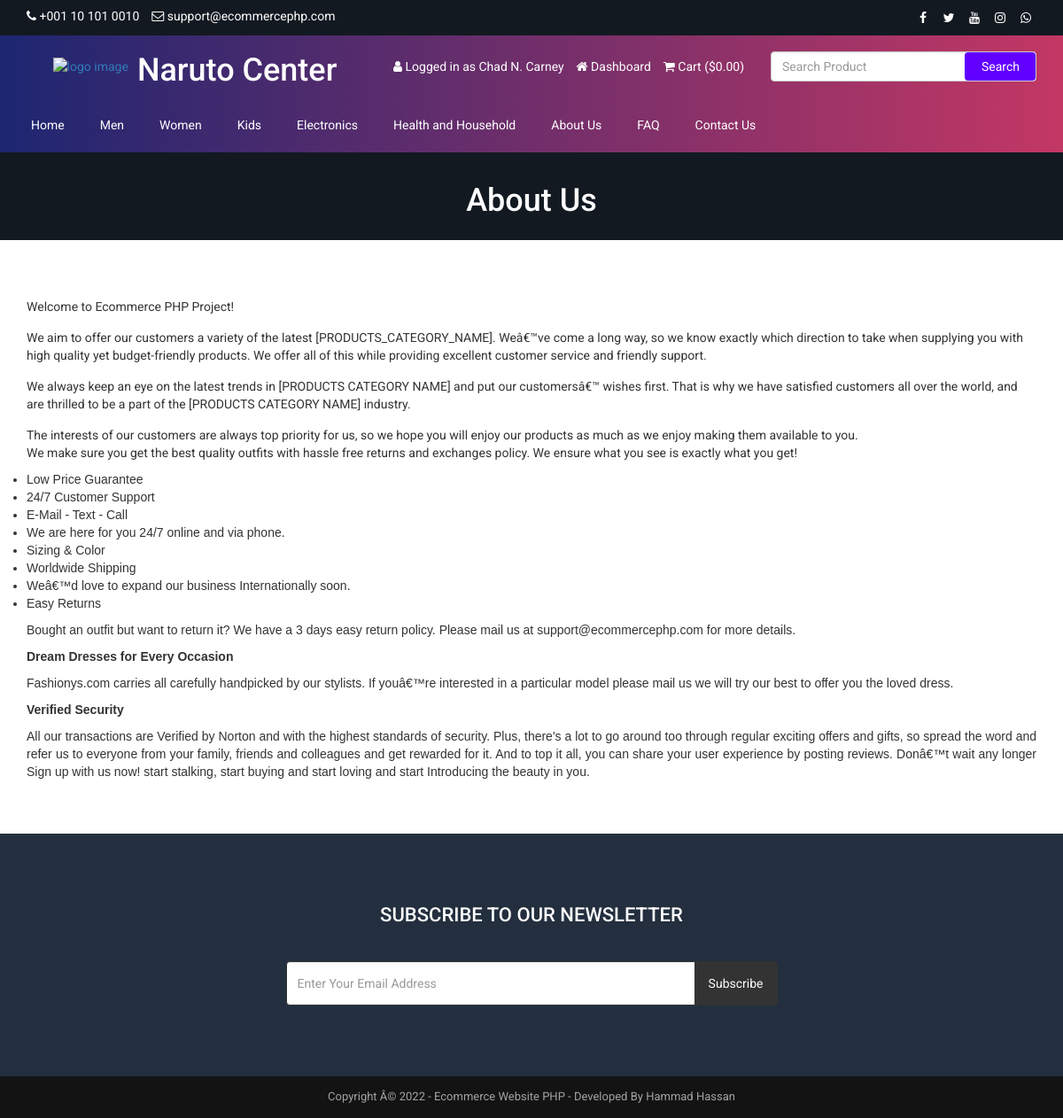
The app's page /about.php (signed in) with its own data.
### tables this page shows
CREATE TABLE `tbl_settings` (
  `id` int(11) NOT NULL,
  `logo` text(255) NOT NULL,
  `favicon` text(255) NOT NULL,
  `footer_about` text NOT NULL,
  `footer_copyright` text NOT NULL,
  `contact_address` text NOT NULL,
  `contact_email` text(255) NOT NULL,
  `contact_phone` text(255) NOT NULL,
  `contact_fax` text(255) NOT NULL,
  `contact_map_iframe` text NOT NULL,
  `receive_email` text(255) NOT NULL,
  `receive_email_subject` text(255) NOT NULL,
  `receive_email_thank_you_message` text NOT NULL,
  `forget_password_message` text NOT NULL,
  `total_recent_post_footer` int(10) NOT NULL,
  `total_popular_post_footer` int(10) NOT NULL,
  `total_recent_post_sidebar` int(11) NOT NULL,
  `total_popular_post_sidebar` int(11) NOT NULL,
  `total_featured_product_home` int(11) NOT NULL,
  `total_latest_product_home` int(11) NOT NULL,
  `total_popular_product_home` int(11) NOT NULL,
  `meta_title_home` text NOT NULL,
  `meta_keyword_home` text NOT NULL,
  `meta_description_home` text NOT NULL,
  `banner_login` text(255) NOT NULL,
  `banner_registration` text(255) NOT NULL,
  `banner_forget_password` text(255) NOT NULL,
  `banner_reset_password` text(255) NOT NULL,
  `banner_search` text(255) NOT NULL,
  `banner_cart` text(255) NOT NULL,
  `banner_checkout` text(255) NOT NULL,
  `banner_product_category` text(255) NOT NULL,
  `banner_blog` text(255) NOT NULL,
  `cta_title` text(255) NOT NULL,
  `cta_content` text NOT NULL,
  `cta_read_more_text` text(255) NOT NULL,
  `cta_read_more_url` text(255) NOT NULL,
  `cta_photo` text(255) NOT NULL,
  `featured_product_title` text(255) NOT NULL,
  `featured_product_subtitle` text(255) NOT NULL,
  `latest_product_title` text(255) NOT NULL,
  `latest_product_subtitle` text(255) NOT NULL,
  `popular_product_title` text(255) NOT NULL,
  `popular_product_subtitle` text(255) NOT NULL,
  `testimonial_title` text(255) NOT NULL,
  `testimonial_subtitle` text(255) NOT NULL,
  `testimonial_photo` text(255) NOT NULL,
  `blog_title` text(255) NOT NULL,
  `blog_subtitle` text(255) NOT NULL,
  `newsletter_text` text NOT NULL,
  `paypal_email` text(255) NOT NULL,
  `stripe_public_key` text(255) NOT NULL,
  `stripe_secret_key` text(255) NOT NULL,
  `bank_detail` text NOT NULL,
  `before_head` text NOT NULL,
  `after_body` text NOT NULL,
  `before_body` text NOT NULL,
  `home_service_on_off` int(11) NOT NULL,
  `home_welcome_on_off` int(11) NOT NULL,
  `home_featured_product_on_off` int(11) NOT NULL,
  `home_latest_product_on_off` int(11) NOT NULL,
  `home_popular_product_on_off` int(11) NOT NULL,
  `home_testimonial_on_off` int(11) NOT NULL,
  `home_blog_on_off` int(11) NOT NULL,
  `newsletter_on_off` int(11) NOT NULL,
  `ads_above_welcome_on_off` int(1) NOT NULL,
  `ads_above_featured_product_on_off` int(1) NOT NULL,
  `ads_above_latest_product_on_off` int(1) NOT NULL,
  `ads_above_popular_product_on_off` int(1) NOT NULL,
  `ads_above_testimonial_on_off` int(1) NOT NULL,
  `ads_category_sidebar_on_off` int(1) NOT NULL
);

CREATE TABLE `tbl_social` (
  `social_id` int(11) NOT NULL,
  `social_name` text(30) NOT NULL,
  `social_url` text(255) NOT NULL,
  `social_icon` text(30) NOT NULL
);

CREATE TABLE `tbl_top_category` (
  `tcat_id` int(11) NOT NULL,
  `tcat_name` text(255) NOT NULL,
  `show_on_menu` int(1) NOT NULL
);

CREATE TABLE `tbl_page` (
  `id` int(11) NOT NULL,
  `about_title` text(255) NOT NULL,
  `about_content` text NOT NULL,
  `about_banner` text(255) NOT NULL,
  `about_meta_title` text(255) NOT NULL,
  `about_meta_keyword` text NOT NULL,
  `about_meta_description` text NOT NULL,
  `faq_title` text(255) NOT NULL,
  `faq_banner` text(255) NOT NULL,
  `faq_meta_title` text(255) NOT NULL,
  `faq_meta_keyword` text NOT NULL,
  `faq_meta_description` text NOT NULL,
  `blog_title` text(255) NOT NULL,
  `blog_banner` text(255) NOT NULL,
  `blog_meta_title` text(255) NOT NULL,
  `blog_meta_keyword` text NOT NULL,
  `blog_meta_description` text NOT NULL,
  `contact_title` text(255) NOT NULL,
  `contact_banner` text(255) NOT NULL,
  `contact_meta_title` text(255) NOT NULL,
  `contact_meta_keyword` text NOT NULL,
  `contact_meta_description` text NOT NULL,
  `pgallery_title` text(255) NOT NULL,
  `pgallery_banner` text(255) NOT NULL,
  `pgallery_meta_title` text(255) NOT NULL,
  `pgallery_meta_keyword` text NOT NULL,
  `pgallery_meta_description` text NOT NULL,
  `vgallery_title` text(255) NOT NULL,
  `vgallery_banner` text(255) NOT NULL,
  `vgallery_meta_title` text(255) NOT NULL,
  `vgallery_meta_keyword` text NOT NULL,
  `vgallery_meta_description` text NOT NULL
);

### about.php (the view)
<?php require_once('header.php'); ?>
<?php
$statement = $pdo->prepare("SELECT * FROM tbl_page WHERE id=1");
$statement->execute();
$result = $statement->fetchAll(PDO::FETCH_ASSOC);
foreach ($result as $row) {
   $about_title = $row['about_title'];
    $about_content = $row['about_content'];
    $about_banner = $row['about_banner'];
}
?>
<div class="page-banner" style="background-image: url(assets/uploads/<?php echo $about_banner; ?>);">
    <div class="inner">
        <h1><?php echo $about_title; ?></h1>
    </div>
</div>
<div class="page">
    <div class="container">
        <div class="row">
            <div class="col-md-12">
                <p>
                    <?php echo $about_content; ?>
                </p>
            </div>
        </div>
    </div>
</div>
<?php require_once('footer.php'); ?>

### header.php (shortened to what this page needs)
<?php
include("admin/inc/config.php");
$statement = $pdo->prepare("SELECT * FROM tbl_settings WHERE id=1");
$statement->execute();
$result = $statement->fetchAll(PDO::FETCH_ASSOC);
foreach ($result as $row) {
	$contact_email = $row['contact_email'];
	$contact_phone = $row['contact_phone'];
}
?>
<!DOCTYPE html>
<html lang="en">
<head>
	<link rel="stylesheet" href="assets/css/bootstrap.min.css">
	<link rel="stylesheet" href="assets/css/font-awesome.min.css">
	<link rel="stylesheet" href="assets/css/owl.carousel.min.css">
	<link rel="stylesheet" href="assets/css/owl.theme.default.min.css">
	<link rel="stylesheet" href="assets/css/jquery.bxslider.min.css">
	<link rel="stylesheet" href="assets/css/magnific-popup.css">
	<link rel="stylesheet" href="assets/css/rating.css">
	<link rel="stylesheet" href="assets/css/spacing.css">
	<link rel="stylesheet" href="assets/css/bootstrap-touch-slider.css">
	<link rel="stylesheet" href="assets/css/animate.min.css">
	<link rel="stylesheet" href="assets/css/tree-menu.css">
	<link rel="stylesheet" href="assets/css/select2.min.css">
	<link rel="stylesheet" href="assets/css/main.css">
	<link rel="stylesheet" href="assets/css/responsive.css">
	<?php
	$statement = $pdo->prepare("SELECT * FROM tbl_page WHERE id=1");
	$statement->execute();
	$result = $statement->fetchAll(PDO::FETCH_ASSOC);
	?>
</head>
<body>
	<div class="top">
		<div class="container">
			<div class="row">
				<div class="col-md-6 col-sm-6 col-xs-12">
					<div class="left">
						<ul>
							<li><i class="fa fa-phone"></i> <?php echo $contact_phone; ?></li>
							<li><i class="fa fa-envelope-o"></i> <?php echo $contact_email; ?></li>
						</ul>
					</div>
				</div>
				<div class="col-md-6 col-sm-6 col-xs-12">
					<div class="right">
						<ul>
							<?php
							$statement = $pdo->prepare("SELECT * FROM tbl_social");
							$statement->execute();
							$result = $statement->fetchAll(PDO::FETCH_ASSOC);
							foreach ($result as $row) {
							?>
								<?php if ($row['social_url'] != '') : ?>
									<li><a href="<?php echo $row['social_url']; ?>"><i class="<?php echo $row['social_icon']; ?>"></i></a></li>
								<?php endif; ?>
							<?php
							}
							?>
						</ul>
					</div>
				</div>
			</div>
		</div>
	</div>
	<div class="header" style="background: #C33764; /* fallback for old browsers */
         background: -webkit-linear-gradient(to right, #1D2671, #C33764);  /* Chrome 10-25, Safari 5.1-6 */
         background: linear-gradient(to right, #1D2671, #C33764); /* W3C, IE 10+/ Edge, Firefox 16+, Chrome 26+, Opera 12+, Safari 7+ */
       ">
		<div class="container">
			<div class="row inner">
				<div style="display:flex; width:400px; justify-content:center; align-items:center;" class="col-md-4 logo">
					<a href="index.php"><img style="margin:10px;" src="assets/uploads/logo.png" alt="logo image"></a>
					<h1 style="color:white;">Naruto
						<span>Center</span>
					</h1>
				</div>
				<div class="col-md-5 right">
					<ul>
						<?php
						if (isset($_SESSION['customer'])) {
						?>
							<li style='color: white;'><i style='color: white;' class="fa fa-user"></i style='color: white;'> <?php echo LANG_VALUE_13; ?> <?php echo $_SESSION['customer']['cust_name']; ?></li>
							<li><a style='color: white;' href="dashboard.php"><i class="fa fa-home"></i> <?php echo LANG_VALUE_89; ?></a></li>
						<?php
						} else {
						?>
							<li style='color: white;'><a style='color: white;' href="login.php"><i class="fa fa-sign-in"></i> <?php echo LANG_VALUE_9; ?></a></li>
							<li><a style='color: white;' href="registration.php"><i class="fa fa-user-plus"></i> <?php echo LANG_VALUE_15; ?></a></li>
						<?php
						}
						?>
						<li><a style='color: white;' href="cart.php"><i class="fa fa-shopping-cart"></i> <?php echo LANG_VALUE_18; ?> (<?php echo LANG_VALUE_1; ?><?php
																																									if (isset($_SESSION['cart_p_id'])) {
																																										$table_total_price = 0;
																																										$i = 0;
																																										foreach ($_SESSION['cart_p_qty'] as $key => $value) {
																																											$i++;
																																											$arr_cart_p_qty[$i] = $value;
																																										}
																																										$i = 0;
																																										foreach ($_SESSION['cart_p_current_price'] as $key => $value) {
																																											$i++;
																																											$arr_cart_p_current_price[$i] = $value;
																																										}
																																										for ($i = 1; $i <= count($arr_cart_p_qty); $i++) {
																																											$row_total_price = $arr_cart_p_current_price[$i] * $arr_cart_p_qty[$i];
																																											$table_total_price = $table_total_price + $row_total_price;
																																										}
																																										echo $table_total_price;
																																									} else {
																																										echo '0.00';
																																									}
																																									?>)</a></li>
					</ul>
				</div>
				<div class="col-md-3 search-area">
					<form class="navbar-form navbar-left" role="search" action="search-result.php" method="get">
						<div class="form-group">
							<input type="text" style="width:300px;" class="form-control search-top" placeholder="<?php echo LANG_VALUE_2; ?>" name="search_text">
						</div>
						<button type="submit" style="background:rgb(98, 0, 255); border: none" class="btn btn-danger"><?php echo LANG_VALUE_3; ?></button>
					</form>
				</div>
			</div>
		</div>
	</div>
	<div style="background: #C33764;  /* fallback for old browsers */
           background: -webkit-linear-gradient(to right, #1D2671, #C33764);  /* Chrome 10-25, Safari 5.1-6 */
           background: linear-gradient(to right, #1D2671, #C33764); /* W3C, IE 10+/ Edge, Firefox 16+, Chrome 26+, Opera 12+, Safari 7+ */
" class="nav">
		<div class="container">
			<div class="row">
				<div class="col-md-12 pl_0 pr_0">
					<div class="menu-container" style="background-color: rgba(255, 0, 0, 0)">
						<div class="menu">
							<ul>
								<li><a id="home" href="index.php">Home</a></li>
								<?php
								$statement = $pdo->prepare("SELECT * FROM tbl_top_category WHERE show_on_menu=1");
								$statement->execute();
								$result = $statement->fetchAll(PDO::FETCH_ASSOC);
								foreach ($result as $row) {
								?>
									<li><a href="product-category.php?id=<?php echo $row['tcat_id']; ?>&type=top-category"><?php echo $row['tcat_name']; ?></a>
									</li>
								<?php
								}
								?>
								<?php
								$statement = $pdo->prepare("SELECT * FROM tbl_page WHERE id=1");
								$statement->execute();
								$result = $statement->fetchAll(PDO::FETCH_ASSOC);
								foreach ($result as $row) {
									$about_title = $row['about_title'];
									$faq_title = $row['faq_title'];
									$contact_title = $row['contact_title'];
								}
								?>
								<li><a href="about.php"><?php echo $about_title; ?></a></li>
								<li><a href="faq.php"><?php echo $faq_title; ?></a></li>
								<li><a href="contact.php"><?php echo $contact_title; ?></a></li>
							</ul>
						</div>
					</div>
				</div>
			</div>
		</div>
	</div>
</body>

### footer.php (shortened to what this page needs)
<?php
$statement = $pdo->prepare("SELECT * FROM tbl_settings WHERE id=1");
$statement->execute();
$result = $statement->fetchAll(PDO::FETCH_ASSOC);
foreach ($result as $row)
{
	$footer_copyright = $row['footer_copyright'];
    $newsletter_on_off = $row['newsletter_on_off'];
}
?>
<?php if($newsletter_on_off == 1): ?>
<section class="home-newsletter">
	<div class="container">
		<div class="row">
			<div class="col-md-6 col-md-offset-3">
				<div class="single">
				<form action="" method="post">
					<h2><?php echo LANG_VALUE_93; ?></h2>
					<div class="input-group">
			        	<input type="email" class="form-control" placeholder="<?php echo LANG_VALUE_95; ?>" name="email_subscribe">
			         	<span class="input-group-btn">
			         	<button class="btn btn-theme" type="submit" name="form_subscribe"><?php echo LANG_VALUE_92; ?></button>
			         	</span>
			        </div>
				</div>
			</div>
		</div>
	</div>
</section>
<?php endif; ?>
<div class="footer-bottom">
	<div class="container">
		<div class="row">
			<div class="col-md-12 copyright">
				<?php echo $footer_copyright; ?>
			</div>
		</div>
	</div>
</div>
</body>
</html>

### records on screen
tbl_settings: contact_phone "+001 10 101 0010", contact_email "support@ecommercephp.com", footer_copyright "Copyright Â© 2022 - Ecommerce Website PHP - Developed By Hammad Hassan"
tbl_top_category: tcat_name "Men"
tbl_top_category: tcat_name "Women"
tbl_top_category: tcat_name "Kids"
tbl_top_category: tcat_name "Electronics"
tbl_top_category: tcat_name "Health and Household"
tbl_page: about_title "About Us", faq_title "FAQ", contact_title "Contact Us", about_banner (picture), about_content "Welcome to Ecommerce PHP Project! We aim to offer our customers a variety of the latest [PRODUCTS_CATEGORY_NAME]. Weâ€™ve come a long way, so we know exactly which direction to take when supplying you with high quality yet budget-friendly products. We offer all of this while providing excellent customer service and friendly support. We always keep an eye on the latest trends in [PRODUCTS CATEGORY NAME] and put our customersâ€™ wishes first. That is why we have satisfied customers all over the world, and are thrilled to be a part of the [PRODUCTS CATEGORY NAME] industry. The interests of our customers are always top priority for us, so we hope you will enjoy our products as much as we enjoy…"

### other values on screen
LANG_VALUE_13 "Logged in as"
$_SESSION['customer']['cust_name'] "Chad N. Carney"
LANG_VALUE_89 "Dashboard"
LANG_VALUE_18 "Cart"
LANG_VALUE_1 "$"
LANG_VALUE_3 "Search"
LANG_VALUE_93 "SUBSCRIBE TO OUR NEWSLETTER"
LANG_VALUE_92 "Subscribe"
